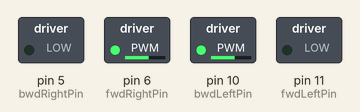
Recording of a sketch running on a simulated Arduino Uno, built with avr-gcc and run on an emulated ATmega328P. Shown: switched loads named in the sketch (green lamp = pin HIGH).

Above: at 0.1 s.
Timing chart, 0 to 1.6 s (numbered marks = the images above):
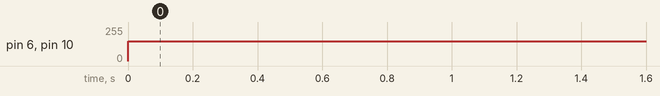

Measured:
- by itself, pin 6 (fwdRightPin), pin 10 (bwdLeftPin): 0/255 → 150/255 at 0.00 s

The sketch:

dcMotorTest.ino
```cpp
int fwdRightPin = 6;
int bwdRightPin = 5;
int fwdLeftPin = 11;
int bwdLeftPin = 10;

void setup() {
  pinMode(fwdRightPin, OUTPUT);
  pinMode(bwdRightPin, OUTPUT);
  pinMode(fwdLeftPin, OUTPUT);
  pinMode(bwdLeftPin, OUTPUT);
}

// the loop function runs over and over again forever
void loop() {
  /*
  digitalWrite(bwdPin,LOW);
  analogWrite(fwdPin, 150);
  delay(1000);
  digitalWrite(fwdPin,LOW);
  analogWrite(bwdPin,150);
  delay(1000);
  */
  digitalWrite(bwdRightPin,LOW);
  analogWrite(fwdRightPin, 150);

  digitalWrite(fwdLeftPin,LOW);
  analogWrite(bwdLeftPin, 150);

}
```
